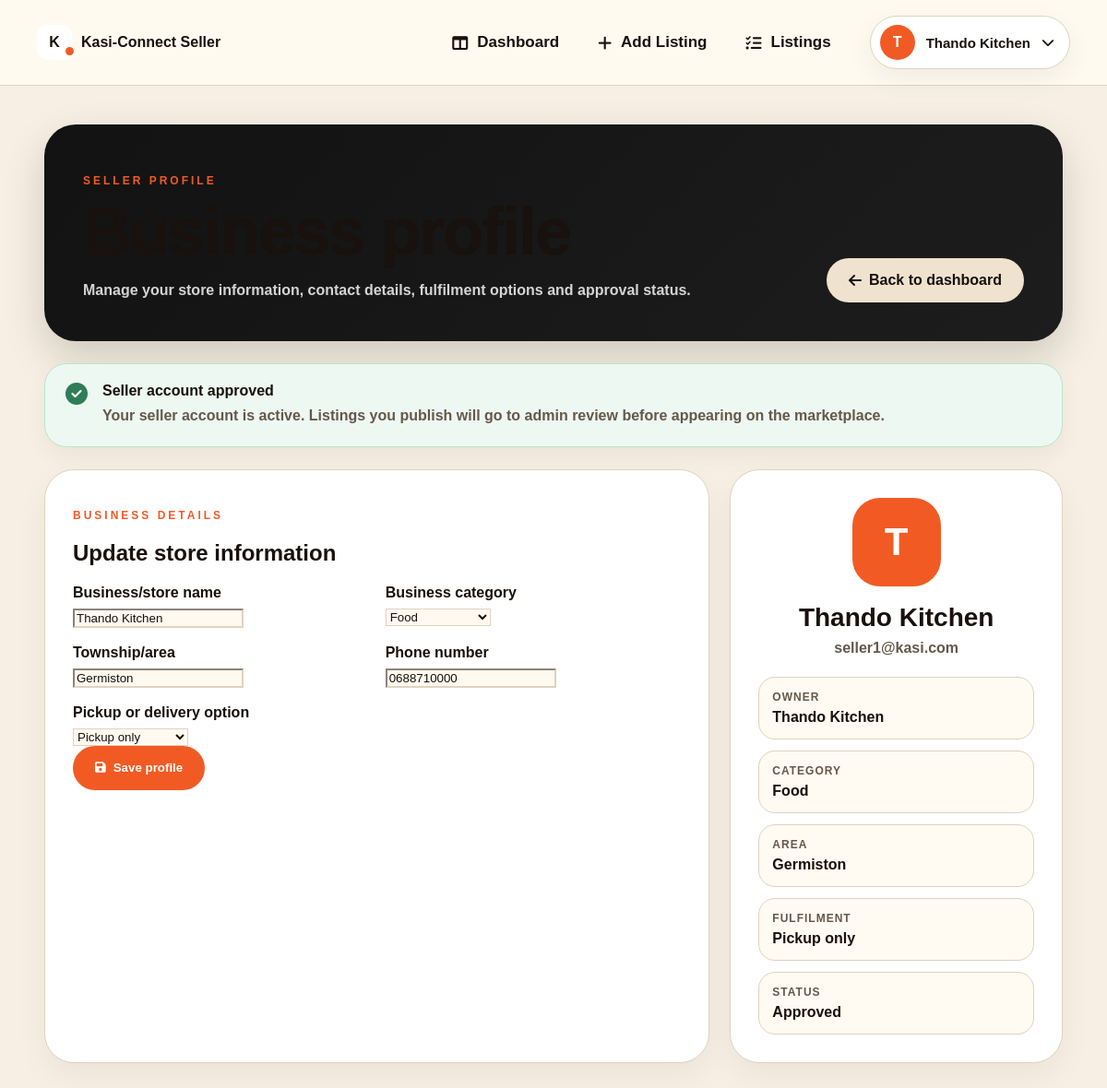
The app's page /pages/seller-profile.php (signed in) with its own data.
### tables this page shows
CREATE TABLE `users` (
  `id` int(11) NOT NULL,
  `full_name` varchar(120) NOT NULL,
  `email` varchar(150) NOT NULL,
  `phone` varchar(30) NOT NULL,
  `password_hash` varchar(255) NOT NULL,
  `role` enum('customer','seller','admin') NOT NULL DEFAULT 'customer',
  `status` enum('active','pending','blocked') NOT NULL DEFAULT 'active',
  `created_at` timestamp NOT NULL DEFAULT current_timestamp()
);

CREATE TABLE `seller_profiles` (
  `id` int(11) NOT NULL,
  `user_id` int(11) NOT NULL,
  `business_name` varchar(150) NOT NULL,
  `business_category` varchar(80) NOT NULL,
  `township_area` varchar(100) NOT NULL,
  `fulfilment_option` enum('pickup','delivery','pickup_delivery') NOT NULL,
  `approval_status` enum('pending','approved','rejected') NOT NULL DEFAULT 'pending',
  `created_at` timestamp NOT NULL DEFAULT current_timestamp()
);

### pages/seller-profile.php (the view, shortened to what this page needs)
<?php
require_once "../includes/db.php";
$fullName = $_SESSION["full_name"] ?? "Seller";
$email = $_SESSION["email"] ?? "";
$initial = strtoupper(substr($fullName, 0, 1));
$sellerId = (int)$_SESSION["user_id"];
$stmt = $pdo->prepare("
  SELECT
    users.full_name,
    users.email,
    users.phone,
    users.status,
    seller_profiles.business_name,
    seller_profiles.business_category,
    seller_profiles.township_area,
    seller_profiles.fulfilment_option,
    seller_profiles.approval_status
  FROM users
  LEFT JOIN seller_profiles ON seller_profiles.user_id = users.id
  WHERE users.id = ?
  LIMIT 1
");
$stmt->execute([$sellerId]);
$seller = $stmt->fetch(PDO::FETCH_ASSOC);
$businessName = $seller["business_name"] ?? "";
$businessCategory = $seller["business_category"] ?? "";
$townshipArea = $seller["township_area"] ?? "";
$phone = $seller["phone"] ?? "";
$fulfilmentOption = $seller["fulfilment_option"] ?? "";
$approvalStatus = $seller["approval_status"] ?? "pending";
$isApproved =
  ($seller["status"] ?? "") === "active" ||
  $approvalStatus === "approved";
function fulfilmentLabel($value) {
  if ($value === "pickup") return "Pickup only";
  return "Not selected";
}
?>
<!DOCTYPE html>
<html lang="en">
<head>
  <link rel="stylesheet" href="../assets/css/style.css?v=780">
  <link rel="stylesheet" href="../assets/css/seller-profile.css?v=1">
  <link rel="stylesheet" href="https://cdnjs.cloudflare.com/ajax/libs/font-awesome/6.5.1/css/all.min.css">
</head>
<body>
<header class="site-header">
  <div class="container nav-row">
    <div class="logo">
      <div class="logo-mark">K</div>
      <span>Kasi-Connect Seller</span>
    </div>
    <nav class="main-nav logged-nav">
      <a href="seller-dashboard.php">
        <i class="fa-solid fa-table-columns"></i>
        Dashboard
      </a>
      <a href="add-listing.php">
        <i class="fa-solid fa-plus"></i>
        Add Listing
      </a>
      <a href="manage-listings.php">
        <i class="fa-solid fa-list-check"></i>
        Listings
      </a>
      <div class="profile-menu">
        <button class="profile-toggle" type="button">
          <span class="profile-avatar-sm"><?= htmlspecialchars($initial) ?></span>
          <span class="profile-name"><?= htmlspecialchars($fullName) ?></span>
          <i class="fa-solid fa-chevron-down"></i>
        </button>
      </div>
    </nav>
  </div>
</header>
<main class="seller-profile-page">
  <div class="seller-profile-container">
    <section class="seller-profile-hero">
      <div>
        <p class="eyebrow">SELLER PROFILE</p>
        <h1>Business profile</h1>
        <p>Manage your store information, contact details, fulfilment options and approval status.</p>
      </div>
      <a href="seller-dashboard.php" class="btn btn-light">
        <i class="fa-solid fa-arrow-left"></i>
        Back to dashboard
      </a>
    </section>
    <section class="profile-status-card <?= $isApproved ? 'approved' : 'pending' ?>">
      <i class="fa-solid <?= $isApproved ? 'fa-circle-check' : 'fa-clock' ?>"></i>
      <div>
        <strong><?= $isApproved ? "Seller account approved" : "Seller approval pending" ?></strong>
        <p>
          <?= $isApproved
            ? "Your seller account is active. Listings you publish will go to admin review before appearing on the marketplace."
            : "Your seller account is waiting for admin approval before your products can go live." ?>
        </p>
      </div>
    </section>
    <section class="seller-profile-grid">
      <article class="seller-profile-card">
        <div class="section-head">
          <div>
            <p class="eyebrow">BUSINESS DETAILS</p>
            <h2>Update store information</h2>
          </div>
        </div>
        <form action="../actions/seller/update-profile.php" method="POST">
          <div class="form-grid">
            <div class="form-group">
              <label>Business/store name</label>
              <input
                class="form-control"
                type="text"
                name="business_name"
                value="<?= htmlspecialchars($businessName) ?>"
                required
              >
            </div>
            <div class="form-group">
              <label>Business category</label>
              <select class="form-control" name="business_category" required>
                <option value="Food" <?= $businessCategory === "Food" ? "selected" : "" ?>>Food</option>
              </select>
            </div>
            <div class="form-group">
              <label>Township/area</label>
              <input
                class="form-control"
                type="text"
                name="township_area"
                value="<?= htmlspecialchars($townshipArea) ?>"
                placeholder="Example: Soweto / Tembisa"
                required
              >
            </div>
            <div class="form-group">
              <label>Phone number</label>
              <input
                class="form-control"
                type="tel"
                name="phone"
                value="<?= htmlspecialchars($phone) ?>"
                required
              >
            </div>
            <div class="form-group full">
              <label>Pickup or delivery option</label>
              <select class="form-control" name="fulfilment_option" required>
                <option value="pickup" <?= $fulfilmentOption === "pickup" ? "selected" : "" ?>>Pickup only</option>
              </select>
            </div>
          </div>
          <button class="btn btn-primary" type="submit">
            <i class="fa-solid fa-floppy-disk"></i>
            Save profile
          </button>
        </form>
      </article>
      <aside class="seller-profile-card summary-card">
        <div class="seller-avatar-large">
          <?= htmlspecialchars($initial) ?>
        </div>
        <h2><?= htmlspecialchars($businessName ?: $fullName) ?></h2>
        <p><?= htmlspecialchars($email) ?></p>
        <div class="summary-list">
          <div>
            <span>Owner</span>
            <strong><?= htmlspecialchars($fullName) ?></strong>
          </div>
          <div>
            <span>Category</span>
            <strong><?= htmlspecialchars($businessCategory ?: "Not selected") ?></strong>
          </div>
          <div>
            <span>Area</span>
            <strong><?= htmlspecialchars($townshipArea ?: "Not provided") ?></strong>
          </div>
          <div>
            <span>Fulfilment</span>
            <strong><?= htmlspecialchars(fulfilmentLabel($fulfilmentOption)) ?></strong>
          </div>
          <div>
            <span>Status</span>
            <strong><?= $isApproved ? "Approved" : "Pending" ?></strong>
          </div>
        </div>
      </aside>
    </section>
  </div>
</main>
</body>
</html>

### assets/css/style.css (style rules this page uses)
:root { --bg:#f5efe6; --card:#fffaf4; --dark:#18110d; --text:#18110d; --muted:#6b5d50; --line:#eadfd2; --orange:#ff5a1f; }
:root { --bg: #f7efe3; --card: #fffaf0; --dark: #18100b; --brown: #3a2416; --orange: #f25a24; --gold: #f4b532; --green: #2f7d57; --muted: #8b7b68; --line: #e0d2be; --white: #ffffff; --shadow: 0 20px 60px rgba(0,0,0,0.18); }
* { box-sizing: border-box; }
html, body { margin: 0; padding: 0; }
body { font-family: Arial, Helvetica, sans-serif; background: var(--bg); color: var(--dark); }
a { text-decoration: none; color: inherit; }
button, input, select, textarea { font-family: inherit; }
.container { width: min(1180px, calc(100% - 80px)); margin: 0 auto; }
.logo { display: flex; align-items: center; gap: 10px; font-weight: 900; white-space: nowrap; }
.logo-mark { width: 38px; height: 38px; border-radius: 12px; background: var(--white); color: var(--dark); display: grid; place-items: center; font-weight: 900; position: relative; }
.logo-mark::after { content: ""; width: 9px; height: 9px; background: var(--orange); border-radius: 50%; position: absolute; right: -2px; bottom: 5px; }
.btn { border: none; border-radius: 999px; padding: 15px 24px; font-weight: 900; cursor: pointer; min-height: 48px; display: inline-flex; align-items: center; justify-content: center; gap: 8px; }
.btn-primary { background: var(--orange); color: #fff; }
.btn-light { background: #efe2cf; color: var(--dark); }
.eyebrow { color: var(--orange); font-size: 12px; font-weight: 900; letter-spacing: 3px; }
.site-header { background: var(--bg); border-bottom: 1px solid var(--line); position: sticky; top: 0; z-index: 9999; overflow: visible !important; }
.site-header .container, .nav-row, .logged-nav, .profile-menu { overflow: visible !important; }
.nav-row { min-height: 92px; display: flex; align-items: center; justify-content: space-between; gap: 24px; }
.main-nav, .logged-nav { display: flex; align-items: center; gap: 42px; flex-wrap: nowrap; }
.logged-nav a, .main-nav a { display: inline-flex; align-items: center; gap: 10px; font-size: 17px; font-weight: 900; color: var(--dark); white-space: nowrap; }
.profile-menu { position: relative; z-index: 10000; }
.profile-toggle { height: 62px; padding: 0 20px 0 12px; border: 1px solid var(--line); background: #fff; border-radius: 999px; display: inline-flex; align-items: center; gap: 14px; cursor: pointer; font-size: 17px; font-weight: 900; color: var(--dark); white-space: nowrap; box-shadow: 0 10px 30px rgba(0,0,0,0.06); }
.profile-avatar-sm { width: 42px; height: 42px; border-radius: 50%; background: var(--orange); color: #fff; display: grid; place-items: center; font-size: 18px; font-weight: 900; }
.profile-toggle { height: 58px !important; padding: 0 16px 0 10px !important; gap: 12px !important; }
.profile-avatar-sm { width: 38px !important; height: 38px !important; font-size: 16px !important; }
.profile-name { font-size: 15px !important; font-weight: 800 !important; }
.profile-toggle i { font-size: 14px !important; }
.profile-menu { margin-left: auto; }
html, body { background:var(--bg); color:var(--text); transition:.25s ease; }
.site-header, .profile-card, .dashboard-card, .checkout-card, .product-info-panel, .details-card, .shop-card, .category-card, .admin-card, .seller-card { background:var(--card) !important; border-color:var(--line) !important; }
h1,h2,h3,h4,h5,h6, .logo span, .main-nav a, .profile-name { color:var(--text) !important; }
p, span, small, label { color:var(--muted); }
.form-control, input, select, textarea { background:var(--card) !important; color:var(--text) !important; border-color:var(--line) !important; }
.btn-primary { background:var(--orange) !important; color:#fff !important; }
.eyebrow, .section-link, .price-row strong, .shop-info strong { color:var(--orange) !important; }

### records on screen
seller_profiles: business_name "Thando Kitchen", business_category "Food", township_area "Germiston", phone "0688710000", fulfilment_option "Pickup only"

### other values on screen
$initial "T"
$fullName "Thando Kitchen"
$email "seller1@kasi.com"
